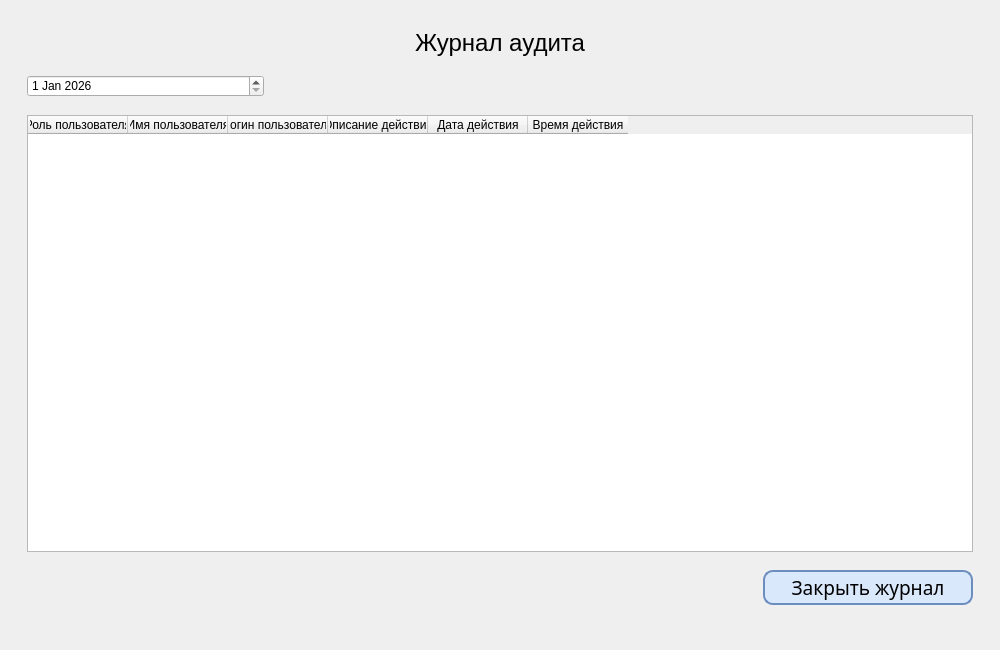
<?xml version="1.0" encoding="UTF-8"?>
<ui version="4.0">
 <class>AuditMenu</class>
 <widget class="QDialog" name="AuditMenu">
  <property name="geometry">
   <rect>
    <x>0</x>
    <y>0</y>
    <width>1000</width>
    <height>650</height>
   </rect>
  </property>
  <property name="minimumSize">
   <size>
    <width>1000</width>
    <height>650</height>
   </size>
  </property>
  <property name="maximumSize">
   <size>
    <width>1000</width>
    <height>650</height>
   </size>
  </property>
  <property name="windowTitle">
   <string>Журнал аудита</string>
  </property>
  <property name="windowIcon">
   <iconset theme="QIcon::ThemeIcon::AddressBookNew"/>
  </property>
  <property name="styleSheet">
   <string notr="true">#PageWidget{
	Font: &quot;Merriweather 18pt&quot;
}

QPushButton {
	background-color: #DAE8FC;
	border: 2px solid #6C8EBF;
	border-radius: 10px;
}

QPushButton:hover {
	background-color: #c8dcfc;
}

QPushButton:pressed {
	background-color: #a7c8fc;
}</string>
  </property>
  <layout class="QVBoxLayout" name="verticalLayout">
   <property name="spacing">
    <number>18</number>
   </property>
   <property name="leftMargin">
    <number>27</number>
   </property>
   <property name="rightMargin">
    <number>27</number>
   </property>
   <property name="bottomMargin">
    <number>45</number>
   </property>
   <item alignment="Qt::AlignmentFlag::AlignHCenter|Qt::AlignmentFlag::AlignTop">
    <widget class="SystemLabel" name="SysLabel" native="true">
     <property name="enabled">
      <bool>true</bool>
     </property>
     <property name="sizePolicy">
      <sizepolicy hsizetype="Fixed" vsizetype="Fixed">
       <horstretch>0</horstretch>
       <verstretch>0</verstretch>
      </sizepolicy>
     </property>
     <property name="maximumSize">
      <size>
       <width>525</width>
       <height>70</height>
      </size>
     </property>
     <property name="font">
      <font>
       <hintingpreference>PreferVerticalHinting</hintingpreference>
      </font>
     </property>
     <property name="layoutDirection">
      <enum>Qt::LayoutDirection::LeftToRight</enum>
     </property>
     <property name="autoFillBackground">
      <bool>false</bool>
     </property>
    </widget>
   </item>
   <item>
    <widget class="QLabel" name="MenuLabel">
     <property name="font">
      <font>
       <pointsize>18</pointsize>
      </font>
     </property>
     <property name="text">
      <string>Журнал аудита</string>
     </property>
     <property name="alignment">
      <set>Qt::AlignmentFlag::AlignCenter</set>
     </property>
    </widget>
   </item>
   <item>
    <layout class="QHBoxLayout" name="PickerLayout" stretch="1,3">
     <item>
      <widget class="QDateEdit" name="DataPicker">
       <property name="dateTime">
        <datetime>
         <hour>0</hour>
         <minute>0</minute>
         <second>0</second>
         <year>2026</year>
         <month>1</month>
         <day>1</day>
        </datetime>
       </property>
       <property name="timeSpec">
        <enum>Qt::TimeSpec::LocalTime</enum>
       </property>
      </widget>
     </item>
     <item>
      <spacer name="horizontalSpacer_2">
       <property name="orientation">
        <enum>Qt::Orientation::Horizontal</enum>
       </property>
       <property name="sizeHint" stdset="0">
        <size>
         <width>40</width>
         <height>20</height>
        </size>
       </property>
      </spacer>
     </item>
    </layout>
   </item>
   <item>
    <widget class="QTableWidget" name="AuditTable">
     <property name="wordWrap">
      <bool>true</bool>
     </property>
     <column>
      <property name="text">
       <string>Роль пользователя</string>
      </property>
     </column>
     <column>
      <property name="text">
       <string>Имя пользователя</string>
      </property>
     </column>
     <column>
      <property name="text">
       <string>Логин пользователя</string>
      </property>
     </column>
     <column>
      <property name="text">
       <string>Описание действия</string>
      </property>
     </column>
     <column>
      <property name="text">
       <string>Дата действия</string>
      </property>
     </column>
     <column>
      <property name="text">
       <string>Время действия</string>
      </property>
     </column>
    </widget>
   </item>
   <item>
    <layout class="QHBoxLayout" name="ButtonLayout">
     <property name="spacing">
      <number>25</number>
     </property>
     <item>
      <spacer name="horizontalSpacer">
       <property name="orientation">
        <enum>Qt::Orientation::Horizontal</enum>
       </property>
       <property name="sizeHint" stdset="0">
        <size>
         <width>40</width>
         <height>20</height>
        </size>
       </property>
      </spacer>
     </item>
     <item alignment="Qt::AlignmentFlag::AlignLeft">
      <widget class="QPushButton" name="CloseButton">
       <property name="sizePolicy">
        <sizepolicy hsizetype="Minimum" vsizetype="Maximum">
         <horstretch>0</horstretch>
         <verstretch>0</verstretch>
        </sizepolicy>
       </property>
       <property name="minimumSize">
        <size>
         <width>210</width>
         <height>35</height>
        </size>
       </property>
       <property name="maximumSize">
        <size>
         <width>190</width>
         <height>45</height>
        </size>
       </property>
       <property name="font">
        <font>
         <family>Merriweather</family>
         <pointsize>14</pointsize>
        </font>
       </property>
       <property name="text">
        <string>Закрыть журнал</string>
       </property>
      </widget>
     </item>
    </layout>
   </item>
  </layout>
 </widget>
 <customwidgets>
  <customwidget>
   <class>SystemLabel</class>
   <extends>QWidget</extends>
   <header>SystemLabel.h</header>
   <container>1</container>
  </customwidget>
 </customwidgets>
 <resources/>
 <connections/>
</ui>
